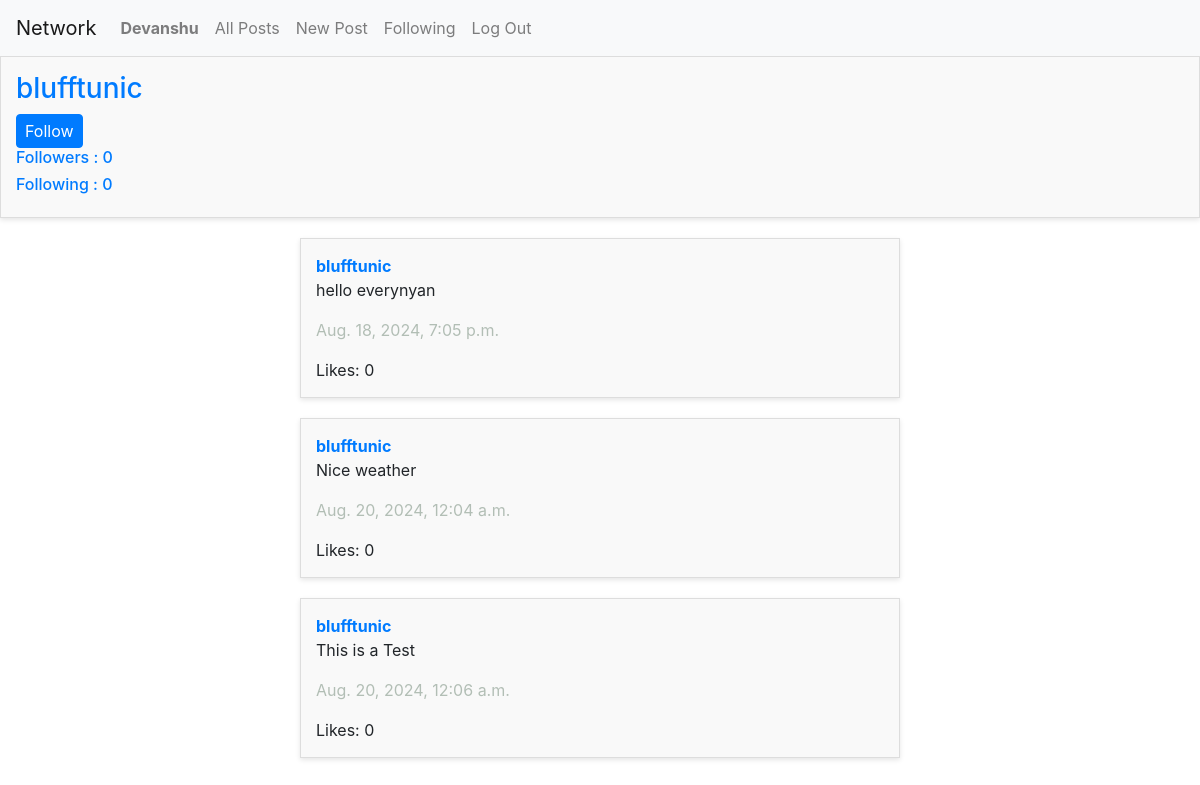
The app's page /profile/2/ (signed in) with its own data.
### network/models.py (models this page shows, shortened)
class User(AbstractUser):
    followers = models.IntegerField(blank=True, null=True)
    following = models.IntegerField(blank=True, null=True)

class Post(models.Model):
    user = models.ForeignKey(User, on_delete=models.CASCADE, related_name="userpost")
    text = models.TextField()
    likes = models.IntegerField(blank=True, null=True)
    timestamp = models.DateTimeField(auto_now_add=True)

### network/views.py (the view)
# urls.py: path("profile/<int:user_id>/", views.profile_page, name="profile_page"),
def profile_page(request, user_id):
    profile_user = User.objects.get(pk=user_id)
    current_user = request.user
    posts = Post.objects.filter(user=profile_user)
    followers = Following.objects.filter(following = profile_user).count()
    followings = Following.objects.filter(user = current_user).count()
    is_following = Following.objects.filter(user=current_user, following=profile_user).exists()
    return render(request, 'network/profile.html', {
        "profile":profile_user,
        "posts":posts,
        "is_following":is_following,
        "followers" : followers,
        "followings": followings,
    })

### network/templates/network/profile.html (shortened to what this page needs)
{% extends 'network/layout.html' %}
{% block body %}
    <div id="post">
        <div id="user">
            <h3>{{ profile }}</h3>
            {% if user.is_authenticated and request.user != profile %}
                <button class="btn btn-primary py-1 px-2 ms-auto" id="followButton">
                    {% if is_following %}
                        Unfollow
                    {% else %}
                        Follow
                    {% endif %}
                </button>
            {% endif %}
            <h6>Followers : {{ followers }}</h6>
            <h6>Following : {{ followings }}</h6>
        </div>
    </div>
    <div id="posts">
        {% for post in posts %}
            <div id="post">
                <a href="{% url 'profile_page' user_id=post.user.id %}" id="user"><strong>{{ post.user }}</strong></a>
                <br>
                <p>{{ post.text }}</p>
                <p id="timestamp">{{ post.timestamp }}</p>
                Likes: {{ post.likes }}
            </div>
        {% endfor %}
    </div>
{% endblock %}

### network/templates/network/layout.html (shortened to what this page needs)
{% load static %}
<!DOCTYPE html>
<html lang="en">
    <head>
        <link rel="stylesheet" href="https://stackpath.bootstrapcdn.com/bootstrap/4.4.1/css/bootstrap.min.css">
        <link href="{% static 'network/styles.css' %}" rel="stylesheet">
    </head>
    <body>
        <nav class="navbar navbar-expand-lg navbar-light bg-light">
            <a class="navbar-brand" href="{% url 'index' %}">Network</a>
            <div>
              <ul class="navbar-nav mr-auto">
                {% if user.is_authenticated %}
                    <li class="nav-item">
                        <a class="nav-link" href="{% url 'profile_page' user_id=user.id %}"><strong>{{ user.username }}</strong></a>
                    </li>
                {% endif %}
                <li class="nav-item">
                  <a class="nav-link" href="{% url 'index' %}" id="allposts">All Posts</a>
                </li>
                {% if user.is_authenticated %}
                    <li class="nav-item">
                        <a class="nav-link" href="{% url 'new_post' %}" id="newpost">New Post</a>
                    </li>
                    <li class="nav-item">
                        <a class="nav-link" href="#">Following</a>
                    </li>
                    <li class="nav-item">
                        <a class="nav-link" href="{% url 'logout' %}">Log Out</a>
                    </li>
                {% endif %}
              </ul>
            </div>
          </nav>
        <div class="body">
            {% block body %}
            {% endblock %}
        </div>
    </body>
</html>

### network/static/network/styles.css (style rules this page uses)
body { background-image: url("https://images.pexels.com/photos/531880/pexels-photo-531880.jpeg?auto=compress&cs=tinysrgb&w=600https://images.pexels.com/photos/956999/milky-way-starry-sky-night-sky-star-956999.jpeg?auto=compress&cs=tinysrgb&w=600"); background-repeat: no-repeat; background-size: cover; background-position: center; }
#posts { display: flex; flex-direction: column; align-items: center; margin: 20px auto; width: 50%; }
#post { background-color: #f9f9f9; border: 1px solid #ddd; padding: 15px; margin-bottom: 20px; width: 100%; box-shadow: 0px 2px 5px rgba(0, 0, 0, 0.1); }
#user { color: #007bff; text-decoration: none; }
#timestamp { color:#B2BEB5; }

### records on screen
User: username "Devanshu"
User: username "blufftunic"
Post: user "blufftunic", text "hello everynyan", timestamp "Aug. 18, 2024, 7:05 p.m.", likes "0"
Post: user "blufftunic", text "Nice weather", timestamp "Aug. 20, 2024, 12:04 a.m.", likes "0"
Post: user "blufftunic", text "This is a Test", timestamp "Aug. 20, 2024, 12:06 a.m.", likes "0"

### other values on screen
{{ followers }} "0"
{{ followings }} "0"
